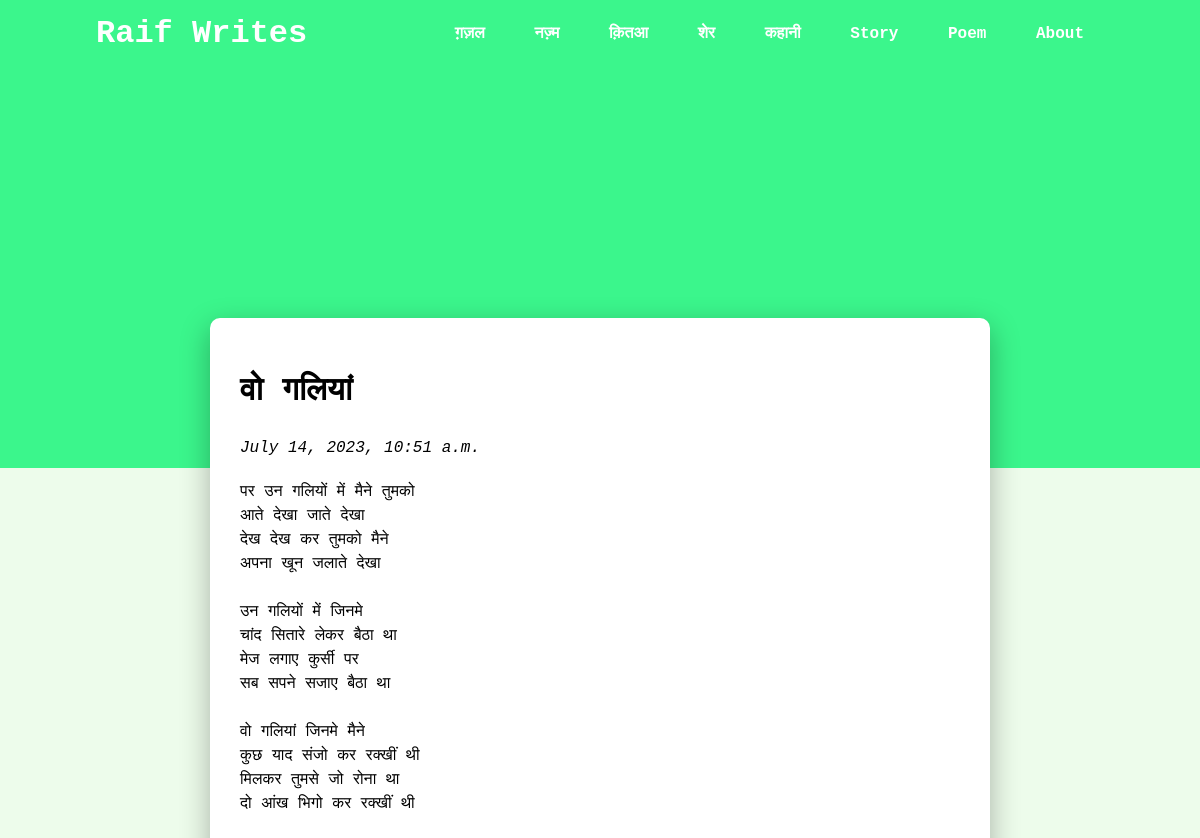
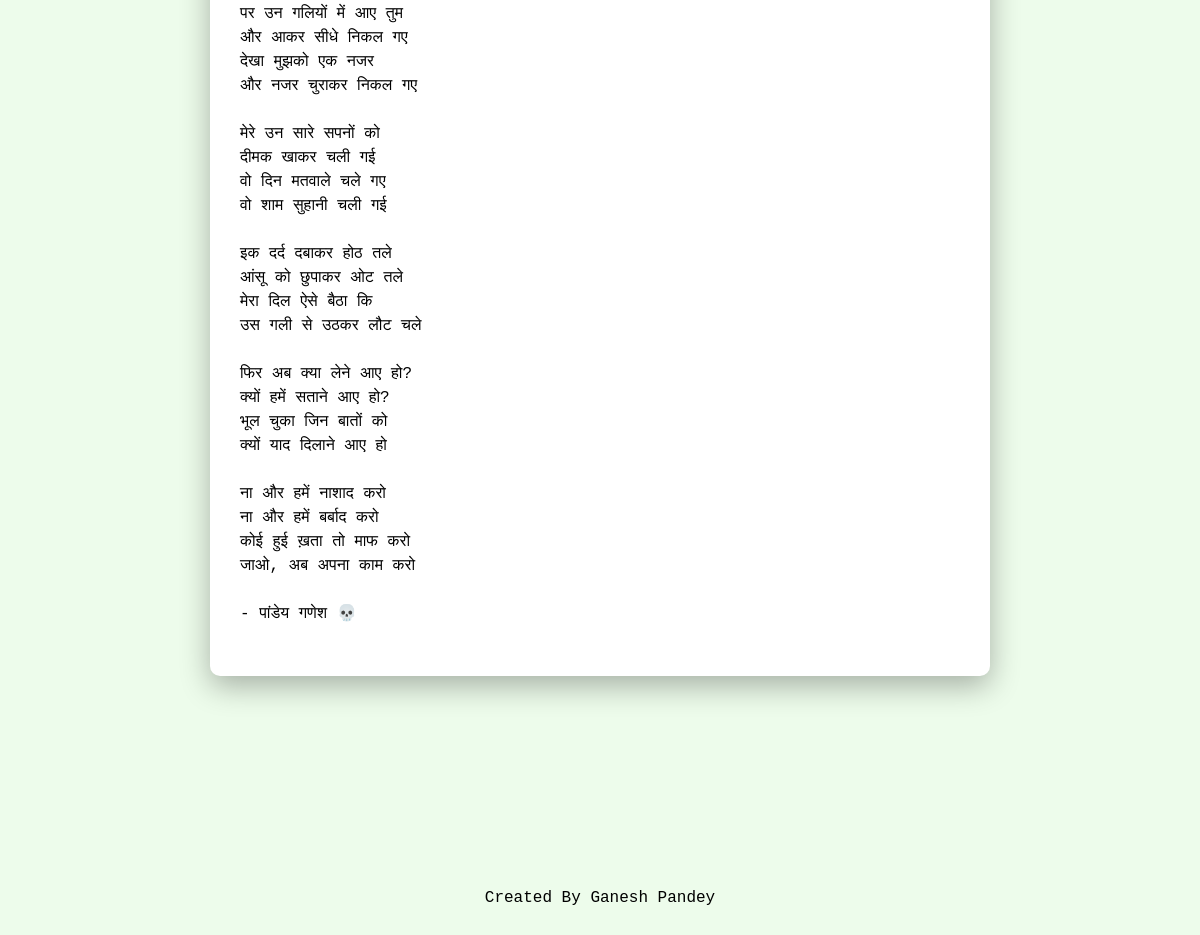
Screenshot of /nazm/1 with the database file from the repository (2 pictures, top to bottom).
### nazm/models.py (models this page shows)
class Nazm(models.Model):
    date_written = models.DateTimeField(auto_now_add=False)
    title = models.CharField(max_length=255)
    content = models.TextField()

### nazm/views.py (the view)
# urls.py: path("<int:post_id>", views.view_nazm, name='nazm')
def view_nazm(request, post_id):
    nazm = Nazm.objects.get(id=post_id)
    context = {
        'post':nazm
    }
    return render(request, 'post.html', context)

### templates/post.html (shortened to what this page needs)
{% extends "layout.html" %}
{% block body %}
<div class="kahani">
    <div class="title"><h1>{{ post.title }}</h1></div>
    <div class="date-written"><i>{{ post.date_written }}</i></div>
   <p>{{ post.content | linebreaksbr}}</p>
</div>
{% endblock %}

### static/styles.css (style rules this page uses)
.container .kahani .date-written { margin: 20px 0; }
body { background-color: #edfceb; font-family: 'Courier New', monospace; line-height: 1.5; }
* { margin: 0; }

### rows the page displays
Nazm: title "वो गलियां", date_written "July 14, 2023, 10:51 a.m.", content "पर उन गलियों में मैने तुमको आते देखा जाते देखा देख देख कर तुमको मैने अपना खून जलाते देखा उन गलियों में जिनमे चांद सितारे लेकर बैठा था मेज लगाए कुर्सी पर सब सपने सजाए बैठा था वो गलियां जिनमे मैने कुछ याद संजो कर रक्खीं थी मिलकर तुमसे जो रोना था दो आंख भिगो कर रक्खीं थी पर उन गलियों में आए तुम और आकर सीधे निकल गए देखा मुझको एक नजर और नजर चुराकर निकल गए मेरे उन सारे सपनों को दीमक खाकर चली गई वो दिन मतवाले चले गए वो शाम सुहानी चली गई इक दर्द दबाकर होठ तले आंसू को छुपाकर ओट तले मेरा दिल ऐसे बैठा कि उस गली से उठकर लौट चले फिर अब क्या लेने आए हो? क्यों हमें सताने आए हो? भूल चुका जिन बातों को क्यों याद दिलाने आए हो ना और हमें नाशाद करो ना और हमें बर्बाद करो कोई हुई ख़ता तो माफ करो जाओ, अब अपना काम…"
